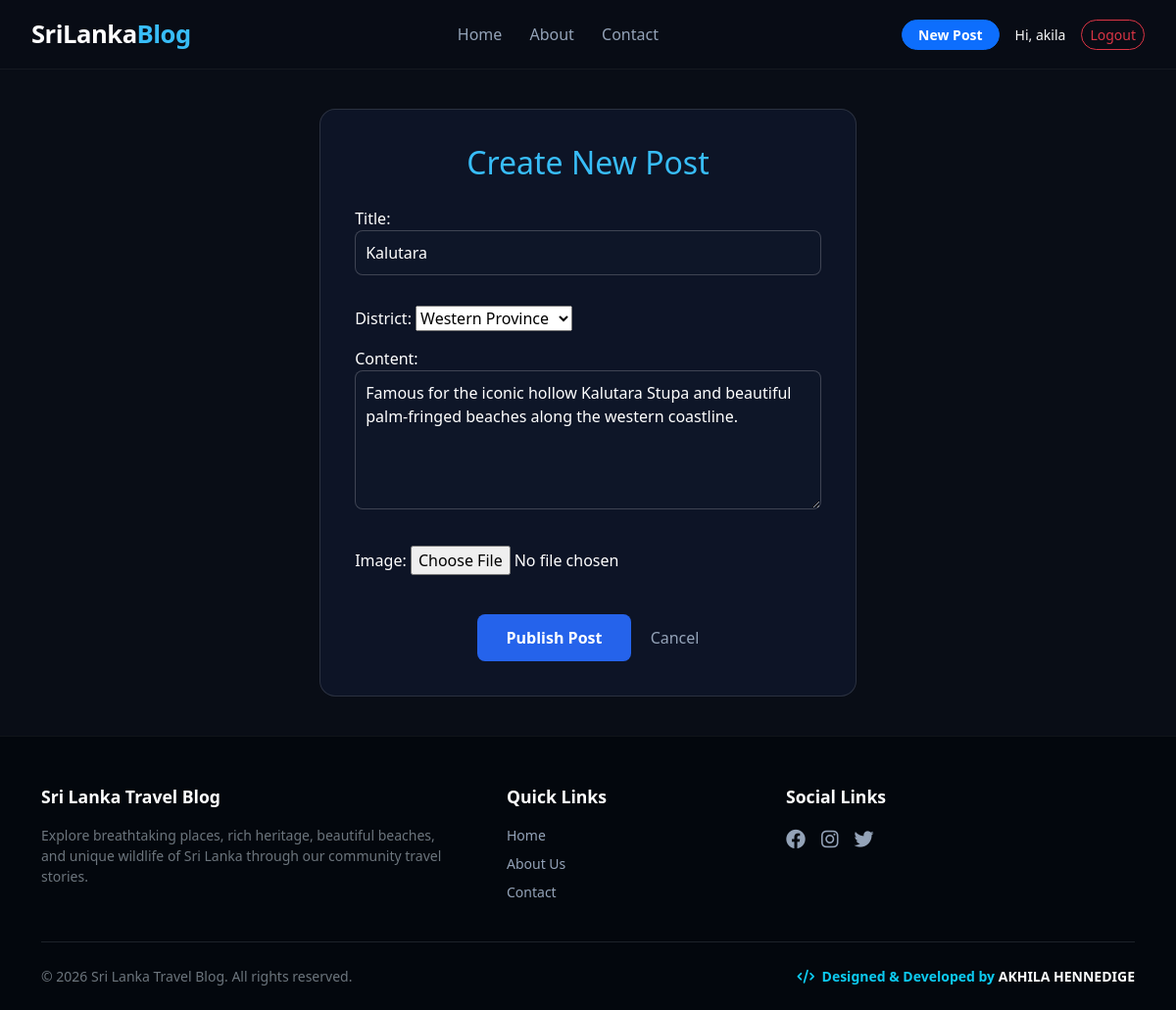
/post/16/edit/ (signed in), run on the app's committed database.
### blog/models.py (models this page shows, shortened)
class Post(models.Model):
    CATEGORY_CHOICES = [
        ('Travel', 'Travel'),
        ('Culture', 'Culture'),
        ('Food', 'Food'),
    ]
    title = models.CharField(max_length=200)
    slug = models.SlugField(max_length=200, blank=True)
    content = models.TextField()
    image = models.ImageField(upload_to='blog_images/', blank=True, null=True)
    category = models.CharField(max_length=50, choices=CATEGORY_CHOICES, default='Travel')
    district = models.ForeignKey(District, on_delete=models.CASCADE, related_name='places', null=True, blank=True)
    created_at = models.DateTimeField(auto_now_add=True)
    author = models.ForeignKey(User, on_delete=models.CASCADE)
    likes = models.ManyToManyField(User, related_name='blog_likes', blank=True)

### blog/views.py (the view)
# urls.py: path('post/<int:pk>/edit/', views.post_edit, name='post_edit'),
def post_edit(request, pk):
    post = get_object_or_404(Post, pk=pk)
    if post.author != request.user:
        raise PermissionDenied
    if request.method == "POST":
        form = PostForm(request.POST, request.FILES, instance=post)
        if form.is_valid():
            post = form.save()
            messages.success(request, "Post updated successfully!")
            return redirect('post_detail', pk=post.pk)
    else:
        form = PostForm(instance=post)
    return render(request, 'blog/post_form.html', {'form': form, 'title': 'Edit Post'})

### blog/forms.py
class PostForm(forms.ModelForm):
    class Meta:
        model = Post
        fields = ['title', 'district', 'content', 'image']
        widgets = {
            'title': forms.TextInput(attrs={'style': 'width: 100%; padding: 10px; border-radius: 8px; background: rgba(15,23,42,0.8); color: #fff; border: 1px solid rgba(255,255,255,0.2); margin-bottom: 15px;'}),
            'category': forms.TextInput(attrs={'style': 'width: 100%; padding: 10px; border-radius: 8px; background: rgba(15,23,42,0.8); color: #fff; border: 1px solid rgba(255,255,255,0.2); margin-bottom: 15px;'}),
            'content': forms.Textarea(attrs={'rows': 5, 'style': 'width: 100%; padding: 10px; border-radius: 8px; background: rgba(15,23,42,0.8); color: #fff; border: 1px solid rgba(255,255,255,0.2); margin-bottom: 15px;'}),
            'image': forms.FileInput(attrs={'style': 'margin-bottom: 15px; color: #fff;'}),
        }

### blog/models.py (called while the page is built)
    def __str__(self):
        return self.name

### blog/templates/blog/post_form.html (shortened to what this page needs)
{% extends 'blog/base.html' %}
{% block content %}
<div style="max-width: 650px; margin: 40px auto; background: rgba(15, 23, 42, 0.85); border: 1px solid rgba(255, 255, 255, 0.12); border-radius: 16px; padding: 35px; color: #fff;">
    <h2 style="color: #38bdf8; margin-bottom: 25px; text-align: center;"> Create New Post</h2>
    <form method="POST" enctype="multipart/form-data">
        {{ form.as_p }}
        <div style="text-align: center; margin-top: 25px;">
            <button type="submit" style="background: #2563eb; color: #fff; border: none; padding: 12px 30px; border-radius: 8px; font-weight: bold; cursor: pointer; font-size: 16px;">Publish Post</button>
            <a href="{% url 'post_list' %}" style="margin-left: 15px; color: #94a3b8; text-decoration: none;">Cancel</a>
        </div>
    </form>
</div>
{% endblock %}

### blog/templates/blog/base.html (shortened to what this page needs)
<!DOCTYPE html>
<html lang="en">
<head>
    <link href="https://cdn.jsdelivr.net/npm/bootstrap@5.3.0/dist/css/bootstrap.min.css" rel="stylesheet">
    <link rel="stylesheet" href="https://cdnjs.cloudflare.com/ajax/libs/font-awesome/6.4.0/css/all.min.css">
</head>
<body>
    <nav class="custom-navbar d-flex justify-content-between align-items-center">
        <a href="{% url 'post_list' %}" class="navbar-brand-custom">SriLanka<span>Blog</span></a>
        <div>
            <a href="{% url 'post_list' %}" class="nav-link-custom">Home</a>
            <a href="{% url 'about' %}" class="nav-link-custom">About</a>
            <a href="{% url 'contact' %}" class="nav-link-custom">Contact</a>
        </div>
        <div class="d-flex align-items-center gap-3">
            {% if user.is_authenticated %}
                <a href="{% url 'post_create' %}" class="btn btn-sm btn-primary px-3 rounded-pill fw-bold">New Post</a>
                <span class="small text-light">Hi, {{ user.username }}</span>
                <form method="post" action="{% url 'logout' %}" class="d-inline">
                    <button type="submit" class="btn btn-sm btn-outline-danger rounded-pill">Logout</button>
                </form>
            {% else %}
                <a href="{% url 'login' %}" class="btn btn-sm btn-outline-light rounded-pill px-4">Login</a>
            {% endif %}
        </div>
    </nav>
    {% block content %}
    {% endblock %}
    <footer>
        <div class="container">
            <div class="row gy-4">
                <div class="col-md-5">
                    <div class="footer-title">Sri Lanka Travel Blog</div>
                    <p class="small text-secondary pe-md-4">Explore breathtaking places, rich heritage, beautiful beaches, and unique wildlife of Sri Lanka through our community travel stories.</p>
                </div>
                <div class="col-md-3">
                    <div class="footer-title">Quick Links</div>
                    <ul class="list-unstyled small">
                        <li class="mb-2"><a href="{% url 'post_list' %}" class="footer-link">Home</a></li>
                        <li class="mb-2"><a href="{% url 'about' %}" class="footer-link">About Us</a></li>
                        <li><a href="{% url 'contact' %}" class="footer-link">Contact</a></li>
                    </ul>
                </div>
                <div class="col-md-4">
                    <div class="footer-title">Social Links</div>
                    <div class="d-flex gap-3">
                        <a href="#" class="footer-link fs-5"><i class="fab fa-facebook"></i></a>
                        <a href="#" class="footer-link fs-5"><i class="fab fa-instagram"></i></a>
                        <a href="#" class="footer-link fs-5"><i class="fab fa-twitter"></i></a>
                    </div>
                </div>
            </div>
            <div class="text-center small text-secondary pt-4 mt-4 border-top border-secondary border-opacity-25 d-flex justify-content-between align-items-center flex-wrap">
                <span>© {% now "Y" %} Sri Lanka Travel Blog. All rights reserved.</span>
                <span class="text-info fw-semibold"><i class="fas fa-code me-1"></i> Designed & Developed by <strong class="text-white">AKHILA HENNEDIGE</strong></span>
            </div>
        </div>
    </footer>
</body>
</html>

### blog/templates/blog/base.html (style rules this page uses)
:root { --primary-bg: #090d16; --accent-color: #38bdf8; --text-main: #f8fafc; --text-sub: #94a3b8; }
body { font-family: 'Segoe UI', Tahoma, Geneva, Verdana, sans-serif; color: var(--text-main); background-color: var(--primary-bg); min-height: 100vh; display: flex; flex-direction: column; margin: 0; overflow-x: hidden; }
.custom-navbar { background: rgba(9, 13, 22, 0.7); backdrop-filter: blur(15px); -webkit-backdrop-filter: blur(15px); border-bottom: 1px solid rgba(255, 255, 255, 0.05); padding: 1rem 2rem; position: sticky; top: 0; z-index: 1000; }
.navbar-brand-custom { font-size: 1.6rem; font-weight: 800; color: #ffffff; text-decoration: none; letter-spacing: -0.5px; }
.navbar-brand-custom span { color: var(--accent-color); }
.nav-link-custom { color: var(--text-sub); text-decoration: none; font-weight: 500; margin-left: 1.5rem; transition: color 0.2s; }
footer { background: rgba(4, 7, 13, 0.95); border-top: 1px solid rgba(255, 255, 255, 0.05); padding: 3rem 0 1.5rem 0; margin-top: auto; }
.footer-title { font-size: 1.1rem; font-weight: 700; color: #ffffff; margin-bottom: 1rem; }
.footer-link { color: var(--text-sub); text-decoration: none; transition: color 0.2s; }

### data on the page
Post: title "Kalutara", district "Western Province", content "Famous for the iconic hollow Kalutara Stupa and beautiful palm-fringed beaches along the western coastline."

### other printed values
{{ user.username }} "akila"
